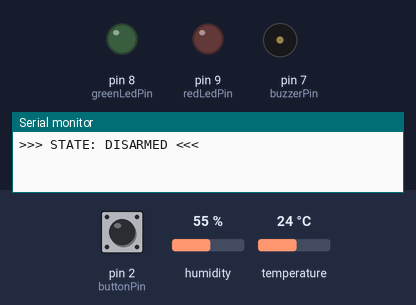
The sketch below on a simulated Arduino Uno, built with avr-gcc and run on an emulated ATmega328P. On the bench: output pins drawn as LEDs (lit = HIGH), buzzer (waves = sounding), the last lines printed to the serial monitor. The inputs (shaded band) are chosen by the test bench; at power-on: pin 2 (buttonPin) HIGH, temperature 24 °C, humidity 55 %.

Above: at 1.2 s.
1.3 s: pin 2 (buttonPin) pulled LOW for 0.15 s
At 1.9 s:
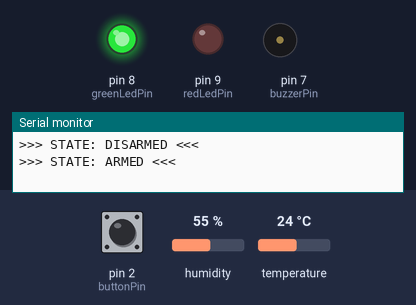
2.9 s: temperature set to 27 °C
At 6.9 s:
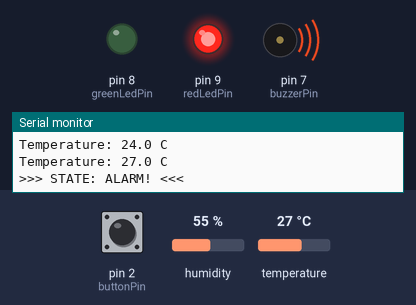
7.5 s: pin 2 (buttonPin) pulled LOW for 1 s
At 7.8 s:
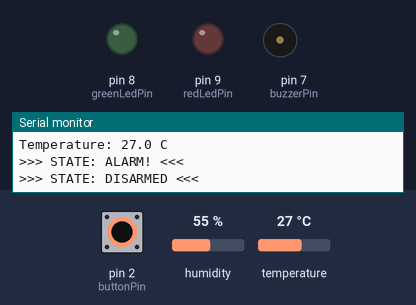
10.0 s: pin 2 (buttonPin) pulled LOW for 3.2 s
At 10.9 s:
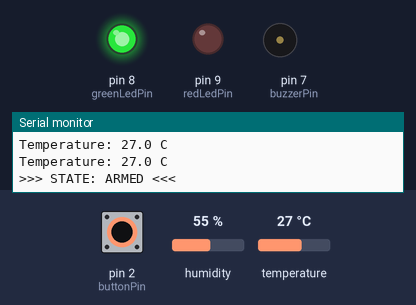
Timing chart, 0 to 15.7 s (numbered marks = the images above; inputs shaded):
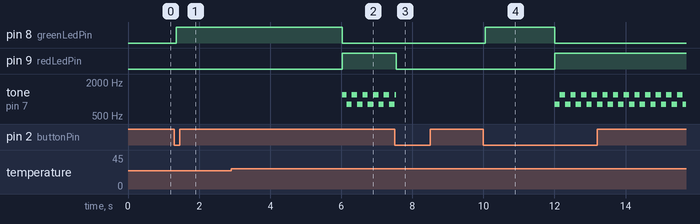

Measured:
- the behaviour switches between 25 and 26 °C on temperature (found by bisection; images 1 and 2)
- after the input at 1.3 s, pin 8 (greenLedPin): LOW → HIGH after 0.05 s
- after the input at 2.9 s, pin 8 (greenLedPin): HIGH → LOW after 3.1 s; pin 9 (redLedPin): LOW → HIGH after 3.1 s; tone on pin 7 (buzzerPin): alternates 1200 Hz for 0.15 s and 800 Hz for 0.15 s, starting after 3.1 s
- after the input at 7.5 s, pin 9 (redLedPin): HIGH → LOW after 0.05 s
- after the input at 10.0 s, pin 8 (greenLedPin): LOW → HIGH after 0.05 s, → LOW 2.0 s later; pin 9 (redLedPin): LOW → HIGH after 2.0 s; tone on pin 7 (buzzerPin): alternates 1200 Hz for 0.15 s and 800 Hz for 0.15 s, starting after 2.0 s

The sketch:

day-06.ino
```cpp
/*
 * Full Temperature Alarm System using DHT11 Digital Sensor
 * Architecture: State Machine (DISARMED -> ARMED -> ALARM)
 * Pinout:
 *   - DHT11 Signal 'S': Pin 3
 *   - Pushbutton:       Pin 2 (Uses INPUT_PULLUP to GND)
 *   - Buzzer (+):       Pin 7
 *   - Green LED:        Pin 8 (via 220Ω resistor to GND)
 *   - Red LED:          Pin 9 (via 220Ω resistor to GND)
 */

#include <DHT.h>

#define DHTPIN 3        // DHT11 Signal pin 'S'
#define DHTTYPE DHT11

const int buttonPin   = 2;
const int buzzerPin   = 7;
const int greenLedPin = 8;
const int redLedPin   = 9;

const float ALARM_TEMP_THRESHOLD = 25.0; // Alarm triggers above 30°C

DHT dht(DHTPIN, DHTTYPE);

enum SystemState {
  DISARMED,
  ARMED,
  ALARM
};

SystemState currentState = DISARMED;

// Button Debounce & Edge Detection Variables
bool lastButtonState = HIGH;
unsigned long lastDebounceTime = 0;
const unsigned long debounceDelay = 50;

// Non-blocking Timing Variables
unsigned long lastSensorReadTime = 0;
unsigned long lastSirenToggleTime = 0;
bool sirenPitchToggle = false;

void setup() {
  Serial.begin(9600);
  dht.begin();

  pinMode(buttonPin, INPUT_PULLUP);
  pinMode(greenLedPin, OUTPUT);
  pinMode(redLedPin, OUTPUT);
  pinMode(buzzerPin, OUTPUT);

  setSystemState(DISARMED);
}

void loop() {
  unsigned long currentMillis = millis();

  // -------------------------------------------------------------
  // 1. BUTTON HANDLING (Debounced Press Detection)
  // -------------------------------------------------------------
  bool reading = digitalRead(buttonPin);

  if (reading != lastButtonState) {
    lastDebounceTime = currentMillis;
  }

  if ((currentMillis - lastDebounceTime) > debounceDelay) {
    static bool debouncedState = HIGH;
    if (reading == LOW && debouncedState == HIGH) {
      handleButtonPress();
    }
    debouncedState = reading;
  }
  lastButtonState = reading;

  // -------------------------------------------------------------
  // 2. SENSOR SAMPLING (Reads DHT11 every 2 seconds)
  // -------------------------------------------------------------
  if (currentMillis - lastSensorReadTime >= 2000) {
    lastSensorReadTime = currentMillis;

    float tempC = dht.readTemperature();

    if (!isnan(tempC)) {
      Serial.print("Temperature: ");
      Serial.print(tempC, 1);
      Serial.println(" C");

      if (currentState == ARMED && tempC > ALARM_TEMP_THRESHOLD) {
        setSystemState(ALARM);
      }
    } else {
      Serial.println("Error: Failed to read from DHT11 sensor! Check wiring.");
    }
  }

  // -------------------------------------------------------------
  // 3. SIREN SOUND GENERATOR (Active while in ALARM state)
  // -------------------------------------------------------------
  if (currentState == ALARM) {
    if (currentMillis - lastSirenToggleTime >= 150) {
      lastSirenToggleTime = currentMillis;
      sirenPitchToggle = !sirenPitchToggle;

      if (sirenPitchToggle) {
        tone(buzzerPin, 1200);
      } else {
        tone(buzzerPin, 800);
      }
    }
  }
}

// -------------------------------------------------------------
// STATE MACHINE CONTROLLER
// -------------------------------------------------------------
void setSystemState(SystemState newState) {
  currentState = newState;

  switch (currentState) {
    case DISARMED:
      digitalWrite(greenLedPin, LOW);
      digitalWrite(redLedPin, LOW);
      noTone(buzzerPin);
      Serial.println(">>> STATE: DISARMED <<<");
      break;

    case ARMED:
      digitalWrite(greenLedPin, HIGH);
      digitalWrite(redLedPin, LOW);
      noTone(buzzerPin);
      Serial.println(">>> STATE: ARMED <<<");
      break;

    case ALARM:
      digitalWrite(greenLedPin, LOW);
      digitalWrite(redLedPin, HIGH);
      Serial.println(">>> STATE: ALARM! <<<");
      break;
  }
}

// -------------------------------------------------------------
// BUTTON PRESS ACTION
// -------------------------------------------------------------
void handleButtonPress() {
  if (currentState == DISARMED) {
    setSystemState(ARMED);
  } else if (currentState == ARMED || currentState == ALARM) {
    setSystemState(DISARMED);
  }
}
```
